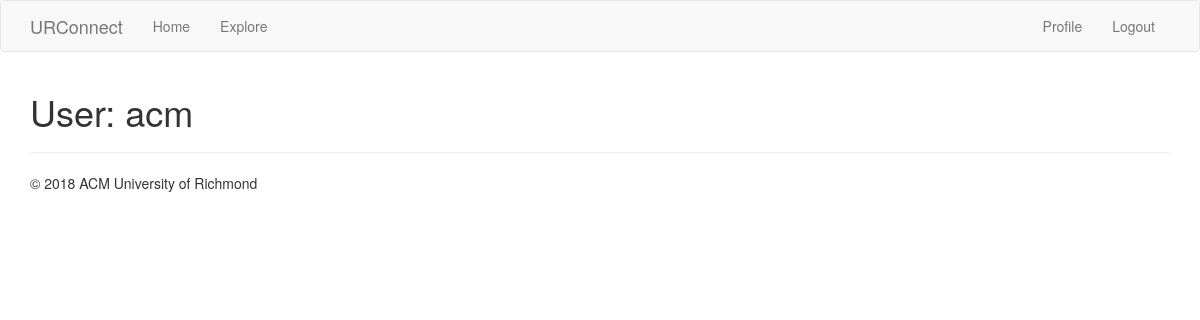
The page /user/acm (signed in) on the database as committed earlier.
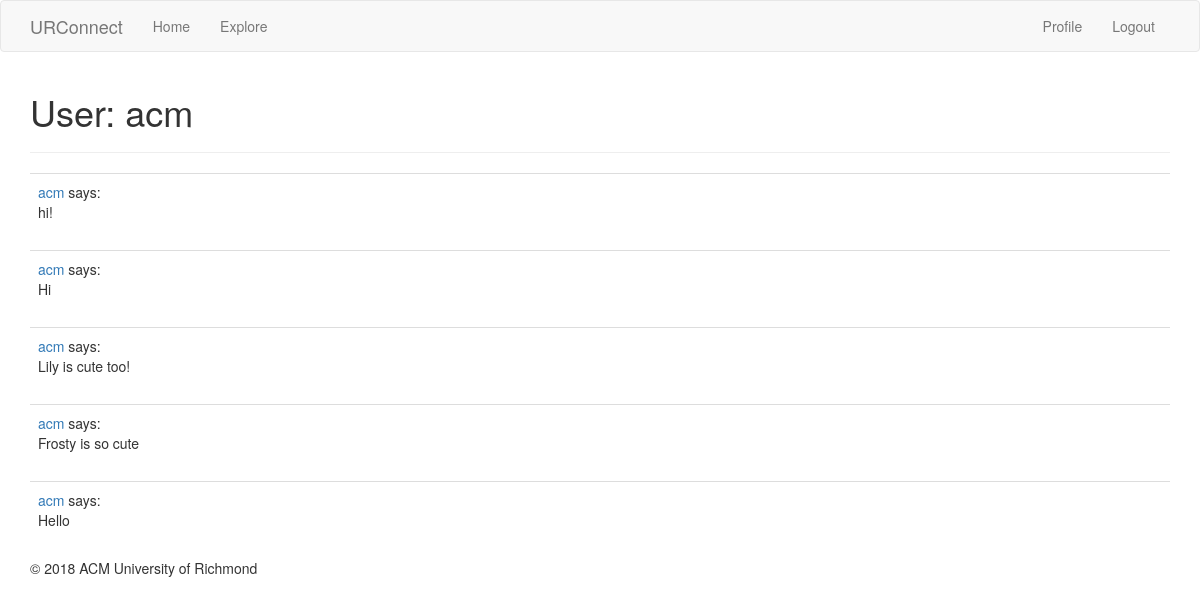
The same page on the database as committed later.
### app/models.py (models this page shows, shortened)
class Post(db.Model):
	id = db.Column(db.Integer, primary_key = True)
	body = db.Column(db.String(140))
	timestamp = db.Column(db.DateTime, index=True, default=datetime.utcnow)
	user_id = db.Column(db.Integer, db.ForeignKey('user.id'))

class User(UserMixin, db.Model):
	id = db.Column(db.Integer, primary_key = True)
	username = db.Column(db.String(64), index=True, unique=True)
	email = db.Column(db.String(120), index=True, unique=True)
	password_hash = db.Column(db.String(128))
	posts = db.relationship('Post', backref='author', lazy='dynamic')

### app/routes.py (the view)
@app.route('/user/<username>')
@login_required
def user(username):
    user = User.query.filter_by(username=username).first_or_404()
    posts = user.posts.order_by(Post.timestamp.desc()).all()
    return render_template('user.html', user=user, posts=posts)

### app/models.py (called while the page is built)
@login.user_loader
def load_user(id):
	return User.query.get(int(id))

### app/templates/user.html
{% extends "base.html" %}
{% block app_content %}
    <h1>User: {{ user.username }}</h1>
    <hr>
    {% for post in posts %}
	    {% include '_post.html' %}
    {% endfor %}
{% endblock %}

### app/templates/_post.html
    <table class="table table-hover">
        <tr>
            <td>
                <a href="{{ url_for('user', username=post.author.username) }}">
                    {{ post.author.username }}
                </a>
                says:
                <br>
                {{ post.body }}
            </td>
        </tr>
    </table>

Rows that differ between the two databases and show on the page:
added Post: author.username "acm", body "hi!"
added Post: author.username "acm", body "Hi"
added Post: author.username "acm", body "Lily is cute too!"
added Post: author.username "acm", body "Frosty is so cute"
added Post: author.username "acm", body "Hello"
